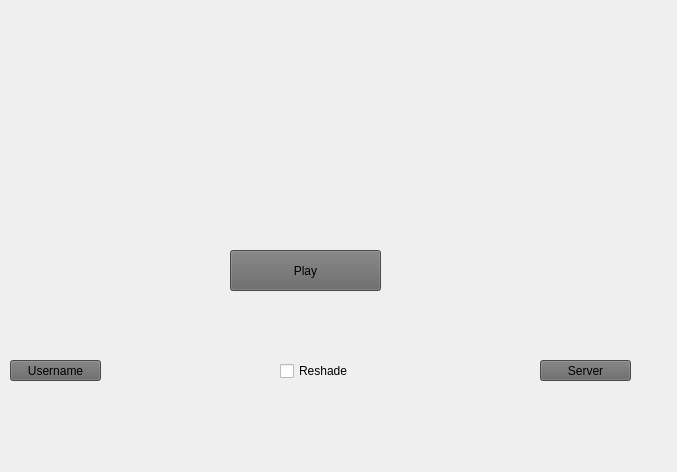
<?xml version="1.0" encoding="UTF-8"?>
<ui version="4.0">
 <class>MainWindow</class>
 <widget class="QMainWindow" name="MainWindow">
  <property name="geometry">
   <rect>
    <x>0</x>
    <y>0</y>
    <width>677</width>
    <height>472</height>
   </rect>
  </property>
  <property name="windowTitle">
   <string>MainWindow</string>
  </property>
  <property name="styleSheet">
   <string notr="true"/>
  </property>
  <widget class="QWidget" name="centralwidget">
   <widget class="QPushButton" name="pushButton_2">
    <property name="geometry">
     <rect>
      <x>230</x>
      <y>250</y>
      <width>151</width>
      <height>41</height>
     </rect>
    </property>
    <property name="styleSheet">
     <string notr="true">background-color: rgb(102, 102, 102);</string>
    </property>
    <property name="text">
     <string>Play</string>
    </property>
   </widget>
   <widget class="QPushButton" name="pushButton_3">
    <property name="geometry">
     <rect>
      <x>10</x>
      <y>360</y>
      <width>91</width>
      <height>21</height>
     </rect>
    </property>
    <property name="styleSheet">
     <string notr="true">background-color: rgb(102, 102, 102);</string>
    </property>
    <property name="text">
     <string>Username</string>
    </property>
   </widget>
   <widget class="QPushButton" name="pushButton_4">
    <property name="geometry">
     <rect>
      <x>540</x>
      <y>360</y>
      <width>91</width>
      <height>21</height>
     </rect>
    </property>
    <property name="styleSheet">
     <string notr="true">background-color: rgb(102, 102, 102);</string>
    </property>
    <property name="text">
     <string>Server</string>
    </property>
   </widget>
   <widget class="QCheckBox" name="checkBox">
    <property name="geometry">
     <rect>
      <x>280</x>
      <y>360</y>
      <width>83</width>
      <height>22</height>
     </rect>
    </property>
    <property name="text">
     <string>Reshade </string>
    </property>
   </widget>
  </widget>
  <action name="actionsettings">
   <property name="checkable">
    <bool>true</bool>
   </property>
   <property name="text">
    <string>settings</string>
   </property>
  </action>
  <action name="actionreshade">
   <property name="checkable">
    <bool>true</bool>
   </property>
   <property name="text">
    <string>reshade</string>
   </property>
  </action>
 </widget>
 <resources/>
 <connections/>
</ui>
